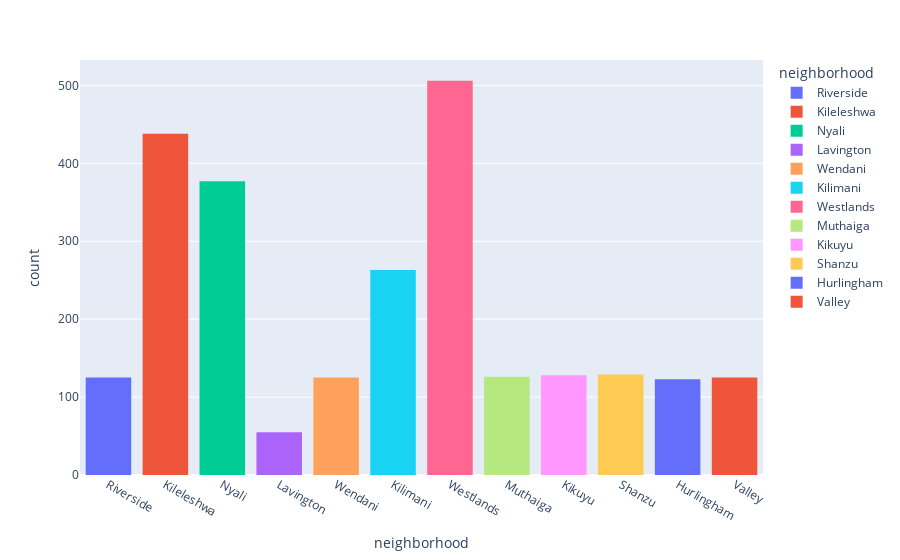

The cell this chart's notebook holds for it:
### Code cell
fig = px.histogram(apartments_copy, x="neighborhood", color="neighborhood")
fig.show()

### Figure 1 — Plotly figure (JSON) as saved in the notebook; plotly's stock layout.template omitted (floating-point values rounded to 4 significant figures; data arrays with more than 128 entries replaced by an {"elided": "..."} marker saying what was removed)
{"data": [{"alignmentgroup": "True", "bingroup": "x", "hovertemplate": "neighborhood=%{x}<br>count=%{y}<extra></extra>", "legendgroup": "Riverside", "marker": {"color": "#636efa", "pattern": {"shape": ""}}, "name": "Riverside", "offsetgroup": "Riverside", "orientation": "v", "showlegend": true, "type": "histogram", "x": ["Riverside", "Riverside", "Riverside", "Riverside", "Riverside", "Riverside", "Riverside", "Riverside", "Riverside", "Riverside", "Riverside", "Riverside", "Riverside", "Riverside", "Riverside", "Riverside", "Riverside", "Riverside", "Riverside", "Riverside", "Riverside", "Riverside", "Riverside", "Riverside", "Riverside", "Riverside", "Riverside", "Riverside", "Riverside", "Riverside", "Riverside", "Riverside", "Riverside", "Riverside", "Riverside", "Riverside", "Riverside", "Riverside", "Riverside", "Riverside", "Riverside", "Riverside", "Riverside", "Riverside", "Riverside", "Riverside", "Riverside", "Riverside", "Riverside", "Riverside", "Riverside", "Riverside", "Riverside", "Riverside", "Riverside", "Riverside", "Riverside", "Riverside", "Riverside", "Riverside", "Riverside", "Riverside", "Riverside", "Riverside", "Riverside", "Riverside", "Riverside", "Riverside", "Riverside", "Riverside", "Riverside", "Riverside", "Riverside", "Riverside", "Riverside", "Riverside", "Riverside", "Riverside", "Riverside", "Riverside", "Riverside", "Riverside", "Riverside", "Riverside", "Riverside", "Riverside", "Riverside", "Riverside", "Riverside", "Riverside", "Riverside", "Riverside", "Riverside", "Riverside", "Riverside", "Riverside", "Riverside", "Riverside", "Riverside", "Riverside", "Riverside", "Riverside", "Riverside", "Riverside", "Riverside", "Riverside", "Riverside", "Riverside", "Riverside", "Riverside", "Riverside", "Riverside", "Riverside", "Riverside", "Riverside", "Riverside", "Riverside", "Riverside", "Riverside", "Riverside", "Riverside", "Riverside", "Riverside", "Riverside", "Riverside"], "xaxis": "x", "yaxis": "y"}, {"alignmentgroup": "True", "bingroup": "x", "hovertemplate": "neighborhood=%{x}<br>count=%{y}<extra></extra>", "legendgroup": "Kileleshwa", "marker": {"color": "#EF553B", "pattern": {"shape": ""}}, "name": "Kileleshwa", "offsetgroup": "Kileleshwa", "orientation": "v", "showlegend": true, "type": "histogram", "x": {"elided": "438 str values"}, "xaxis": "x", "yaxis": "y"}, {"alignmentgroup": "True", "bingroup": "x", "hovertemplate": "neighborhood=%{x}<br>count=%{y}<extra></extra>", "legendgroup": "Nyali", "marker": {"color": "#00cc96", "pattern": {"shape": ""}}, "name": "Nyali", "offsetgroup": "Nyali", "orientation": "v", "showlegend": true, "type": "histogram", "x": {"elided": "377 str values"}, "xaxis": "x", "yaxis": "y"}, {"alignmentgroup": "True", "bingroup": "x", "hovertemplate": "neighborhood=%{x}<br>count=%{y}<extra></extra>", "legendgroup": "Lavington", "marker": {"color": "#ab63fa", "pattern": {"shape": ""}}, "name": "Lavington", "offsetgroup": "Lavington", "orientation": "v", "showlegend": true, "type": "histogram", "x": ["Lavington", "Lavington", "Lavington", "Lavington", "Lavington", "Lavington", "Lavington", "Lavington", "Lavington", "Lavington", "Lavington", "Lavington", "Lavington", "Lavington", "Lavington", "Lavington", "Lavington", "Lavington", "Lavington", "Lavington", "Lavington", "Lavington", "Lavington", "Lavington", "Lavington", "Lavington", "Lavington", "Lavington", "Lavington", "Lavington", "Lavington", "Lavington", "Lavington", "Lavington", "Lavington", "Lavington", "Lavington", "Lavington", "Lavington", "Lavington", "Lavington", "Lavington", "Lavington", "Lavington", "Lavington", "Lavington", "Lavington", "Lavington", "Lavington", "Lavington", "Lavington", "Lavington", "Lavington", "Lavington", "Lavington"], "xaxis": "x", "yaxis": "y"}, {"alignmentgroup": "True", "bingroup": "x", "hovertemplate": "neighborhood=%{x}<br>count=%{y}<extra></extra>", "legendgroup": "Wendani", "marker": {"color": "#FFA15A", "pattern": {"shape": ""}}, "name": "Wendani", "offsetgroup": "Wendani", "orientation": "v", "showlegend": true, "type": "histogram", "x": ["Wendani", "Wendani", "Wendani", "Wendani", "Wendani", "Wendani", "Wendani", "Wendani", "Wendani", "Wendani", "Wendani", "Wendani", "Wendani", "Wendani", "Wendani", "Wendani", "Wendani", "Wendani", "Wendani", "Wendani", "Wendani", "Wendani", "Wendani", "Wendani", "Wendani", "Wendani", "Wendani", "Wendani", "Wendani", "Wendani", "Wendani", "Wendani", "Wendani", "Wendani", "Wendani", "Wendani", "Wendani", "Wendani", "Wendani", "Wendani", "Wendani", "Wendani", "Wendani", "Wendani", "Wendani", "Wendani", "Wendani", "Wendani", "Wendani", "Wendani", "Wendani", "Wendani", "Wendani", "Wendani", "Wendani", "Wendani", "Wendani", "Wendani", "Wendani", "Wendani", "Wendani", "Wendani", "Wendani", "Wendani", "Wendani", "Wendani", "Wendani", "Wendani", "Wendani", "Wendani", "Wendani", "Wendani", "Wendani", "Wendani", "Wendani", "Wendani", "Wendani", "Wendani", "Wendani", "Wendani", "Wendani", "Wendani", "Wendani", "Wendani", "Wendani", "Wendani", "Wendani", "Wendani", "Wendani", "Wendani", "Wendani", "Wendani", "Wendani", "Wendani", "Wendani", "Wendani", "Wendani", "Wendani", "Wendani", "Wendani", "Wendani", "Wendani", "Wendani", "Wendani", "Wendani", "Wendani", "Wendani", "Wendani", "Wendani", "Wendani", "Wendani", "Wendani", "Wendani", "Wendani", "Wendani", "Wendani", "Wendani", "Wendani", "Wendani", "Wendani", "Wendani", "Wendani", "Wendani", "Wendani", "Wendani"], "xaxis": "x", "yaxis": "y"}, {"alignmentgroup": "True", "bingroup": "x", "hovertemplate": "neighborhood=%{x}<br>count=%{y}<extra></extra>", "legendgroup": "Kilimani", "marker": {"color": "#19d3f3", "pattern": {"shape": ""}}, "name": "Kilimani", "offsetgroup": "Kilimani", "orientation": "v", "showlegend": true, "type": "histogram", "x": {"elided": "263 str values"}, "xaxis": "x", "yaxis": "y"}, {"alignmentgroup": "True", "bingroup": "x", "hovertemplate": "neighborhood=%{x}<br>count=%{y}<extra></extra>", "legendgroup": "Westlands", "marker": {"color": "#FF6692", "pattern": {"shape": ""}}, "name": "Westlands", "offsetgroup": "Westlands", "orientation": "v", "showlegend": true, "type": "histogram", "x": {"elided": "506 str values"}, "xaxis": "x", "yaxis": "y"}, {"alignmentgroup": "True", "bingroup": "x", "hovertemplate": "neighborhood=%{x}<br>count=%{y}<extra></extra>", "legendgroup": "Muthaiga", "marker": {"color": "#B6E880", "pattern": {"shape": ""}}, "name": "Muthaiga", "offsetgroup": "Muthaiga", "orientation": "v", "showlegend": true, "type": "histogram", "x": ["Muthaiga", "Muthaiga", "Muthaiga", "Muthaiga", "Muthaiga", "Muthaiga", "Muthaiga", "Muthaiga", "Muthaiga", "Muthaiga", "Muthaiga", "Muthaiga", "Muthaiga", "Muthaiga", "Muthaiga", "Muthaiga", "Muthaiga", "Muthaiga", "Muthaiga", "Muthaiga", "Muthaiga", "Muthaiga", "Muthaiga", "Muthaiga", "Muthaiga", "Muthaiga", "Muthaiga", "Muthaiga", "Muthaiga", "Muthaiga", "Muthaiga", "Muthaiga", "Muthaiga", "Muthaiga", "Muthaiga", "Muthaiga", "Muthaiga", "Muthaiga", "Muthaiga", "Muthaiga", "Muthaiga", "Muthaiga", "Muthaiga", "Muthaiga", "Muthaiga", "Muthaiga", "Muthaiga", "Muthaiga", "Muthaiga", "Muthaiga", "Muthaiga", "Muthaiga", "Muthaiga", "Muthaiga", "Muthaiga", "Muthaiga", "Muthaiga", "Muthaiga", "Muthaiga", "Muthaiga", "Muthaiga", "Muthaiga", "Muthaiga", "Muthaiga", "Muthaiga", "Muthaiga", "Muthaiga", "Muthaiga", "Muthaiga", "Muthaiga", "Muthaiga", "Muthaiga", "Muthaiga", "Muthaiga", "Muthaiga", "Muthaiga", "Muthaiga", "Muthaiga", "Muthaiga", "Muthaiga", "Muthaiga", "Muthaiga", "Muthaiga", "Muthaiga", "Muthaiga", "Muthaiga", "Muthaiga", "Muthaiga", "Muthaiga", "Muthaiga", "Muthaiga", "Muthaiga", "Muthaiga", "Muthaiga", "Muthaiga", "Muthaiga", "Muthaiga", "Muthaiga", "Muthaiga", "Muthaiga", "Muthaiga", "Muthaiga", "Muthaiga", "Muthaiga", "Muthaiga", "Muthaiga", "Muthaiga", "Muthaiga", "Muthaiga", "Muthaiga", "Muthaiga", "Muthaiga", "Muthaiga", "Muthaiga", "Muthaiga", "Muthaiga", "Muthaiga", "Muthaiga", "Muthaiga", "Muthaiga", "Muthaiga", "Muthaiga", "Muthaiga", "Muthaiga", "Muthaiga", "Muthaiga"], "xaxis": "x", "yaxis": "y"}, {"alignmentgroup": "True", "bingroup": "x", "hovertemplate": "neighborhood=%{x}<br>count=%{y}<extra></extra>", "legendgroup": "Kikuyu", "marker": {"color": "#FF97FF", "pattern": {"shape": ""}}, "name": "Kikuyu", "offsetgroup": "Kikuyu", "orientation": "v", "showlegend": true, "type": "histogram", "x": ["Kikuyu", "Kikuyu", "Kikuyu", "Kikuyu", "Kikuyu", "Kikuyu", "Kikuyu", "Kikuyu", "Kikuyu", "Kikuyu", "Kikuyu", "Kikuyu", "Kikuyu", "Kikuyu", "Kikuyu", "Kikuyu", "Kikuyu", "Kikuyu", "Kikuyu", "Kikuyu", "Kikuyu", "Kikuyu", "Kikuyu", "Kikuyu", "Kikuyu", "Kikuyu", "Kikuyu", "Kikuyu", "Kikuyu", "Kikuyu", "Kikuyu", "Kikuyu", "Kikuyu", "Kikuyu", "Kikuyu", "Kikuyu", "Kikuyu", "Kikuyu", "Kikuyu", "Kikuyu", "Kikuyu", "Kikuyu", "Kikuyu", "Kikuyu", "Kikuyu", "Kikuyu", "Kikuyu", "Kikuyu", "Kikuyu", "Kikuyu", "Kikuyu", "Kikuyu", "Kikuyu", "Kikuyu", "Kikuyu", "Kikuyu", "Kikuyu", "Kikuyu", "Kikuyu", "Kikuyu", "Kikuyu", "Kikuyu", "Kikuyu", "Kikuyu", "Kikuyu", "Kikuyu", "Kikuyu", "Kikuyu", "Kikuyu", "Kikuyu", "Kikuyu", "Kikuyu", "Kikuyu", "Kikuyu", "Kikuyu", "Kikuyu", "Kikuyu", "Kikuyu", "Kikuyu", "Kikuyu", "Kikuyu", "Kikuyu", "Kikuyu", "Kikuyu", "Kikuyu", "Kikuyu", "Kikuyu", "Kikuyu", "Kikuyu", "Kikuyu", "Kikuyu", "Kikuyu", "Kikuyu", "Kikuyu", "Kikuyu", "Kikuyu", "Kikuyu", "Kikuyu", "Kikuyu", "Kikuyu", "Kikuyu", "Kikuyu", "Kikuyu", "Kikuyu", "Kikuyu", "Kikuyu", "Kikuyu", "Kikuyu", "Kikuyu", "Kikuyu", "Kikuyu", "Kikuyu", "Kikuyu", "Kikuyu", "Kikuyu", "Kikuyu", "Kikuyu", "Kikuyu", "Kikuyu", "Kikuyu", "Kikuyu", "Kikuyu", "Kikuyu", "Kikuyu", "Kikuyu", "Kikuyu", "Kikuyu", "Kikuyu"], "xaxis": "x", "yaxis": "y"}, {"alignmentgroup": "True", "bingroup": "x", "hovertemplate": "neighborhood=%{x}<br>count=%{y}<extra></extra>", "legendgroup": "Shanzu", "marker": {"color": "#FECB52", "pattern": {"shape": ""}}, "name": "Shanzu", "offsetgroup": "Shanzu", "orientation": "v", "showlegend": true, "type": "histogram", "x": {"elided": "129 str values"}, "xaxis": "x", "yaxis": "y"}, {"alignmentgroup": "True", "bingroup": "x", "hovertemplate": "neighborhood=%{x}<br>count=%{y}<extra></extra>", "legendgroup": "Hurlingham", "marker": {"color": "#636efa", "pattern": {"shape": ""}}, "name": "Hurlingham", "offsetgroup": "Hurlingham", "orientation": "v", "showlegend": true, "type": "histogram", "x": ["Hurlingham", "Hurlingham", "Hurlingham", "Hurlingham", "Hurlingham", "Hurlingham", "Hurlingham", "Hurlingham", "Hurlingham", "Hurlingham", "Hurlingham", "Hurlingham", "Hurlingham", "Hurlingham", "Hurlingham", "Hurlingham", "Hurlingham", "Hurlingham", "Hurlingham", "Hurlingham", "Hurlingham", "Hurlingham", "Hurlingham", "Hurlingham", "Hurlingham", "Hurlingham", "Hurlingham", "Hurlingham", "Hurlingham", "Hurlingham", "Hurlingham", "Hurlingham", "Hurlingham", "Hurlingham", "Hurlingham", "Hurlingham", "Hurlingham", "Hurlingham", "Hurlingham", "Hurlingham", "Hurlingham", "Hurlingham", "Hurlingham", "Hurlingham", "Hurlingham", "Hurlingham", "Hurlingham", "Hurlingham", "Hurlingham", "Hurlingham", "Hurlingham", "Hurlingham", "Hurlingham", "Hurlingham", "Hurlingham", "Hurlingham", "Hurlingham", "Hurlingham", "Hurlingham", "Hurlingham", "Hurlingham", "Hurlingham", "Hurlingham", "Hurlingham", "Hurlingham", "Hurlingham", "Hurlingham", "Hurlingham", "Hurlingham", "Hurlingham", "Hurlingham", "Hurlingham", "Hurlingham", "Hurlingham", "Hurlingham", "Hurlingham", "Hurlingham", "Hurlingham", "Hurlingham", "Hurlingham", "Hurlingham", "Hurlingham", "Hurlingham", "Hurlingham", "Hurlingham", "Hurlingham", "Hurlingham", "Hurlingham", "Hurlingham", "Hurlingham", "Hurlingham", "Hurlingham", "Hurlingham", "Hurlingham", "Hurlingham", "Hurlingham", "Hurlingham", "Hurlingham", "Hurlingham", "Hurlingham", "Hurlingham", "Hurlingham", "Hurlingham", "Hurlingham", "Hurlingham", "Hurlingham", "Hurlingham", "Hurlingham", "Hurlingham", "Hurlingham", "Hurlingham", "Hurlingham", "Hurlingham", "Hurlingham", "Hurlingham", "Hurlingham", "Hurlingham", "Hurlingham", "Hurlingham", "Hurlingham", "Hurlingham", "Hurlingham", "Hurlingham"], "xaxis": "x", "yaxis": "y"}, {"alignmentgroup": "True", "bingroup": "x", "hovertemplate": "neighborhood=%{x}<br>count=%{y}<extra></extra>", "legendgroup": "Valley", "marker": {"color": "#EF553B", "pattern": {"shape": ""}}, "name": "Valley", "offsetgroup": "Valley", "orientation": "v", "showlegend": true, "type": "histogram", "x": ["Valley", "Valley", "Valley", "Valley", "Valley", "Valley", "Valley", "Valley", "Valley", "Valley", "Valley", "Valley", "Valley", "Valley", "Valley", "Valley", "Valley", "Valley", "Valley", "Valley", "Valley", "Valley", "Valley", "Valley", "Valley", "Valley", "Valley", "Valley", "Valley", "Valley", "Valley", "Valley", "Valley", "Valley", "Valley", "Valley", "Valley", "Valley", "Valley", "Valley", "Valley", "Valley", "Valley", "Valley", "Valley", "Valley", "Valley", "Valley", "Valley", "Valley", "Valley", "Valley", "Valley", "Valley", "Valley", "Valley", "Valley", "Valley", "Valley", "Valley", "Valley", "Valley", "Valley", "Valley", "Valley", "Valley", "Valley", "Valley", "Valley", "Valley", "Valley", "Valley", "Valley", "Valley", "Valley", "Valley", "Valley", "Valley", "Valley", "Valley", "Valley", "Valley", "Valley", "Valley", "Valley", "Valley", "Valley", "Valley", "Valley", "Valley", "Valley", "Valley", "Valley", "Valley", "Valley", "Valley", "Valley", "Valley", "Valley", "Valley", "Valley", "Valley", "Valley", "Valley", "Valley", "Valley", "Valley", "Valley", "Valley", "Valley", "Valley", "Valley", "Valley", "Valley", "Valley", "Valley", "Valley", "Valley", "Valley", "Valley", "Valley", "Valley", "Valley", "Valley", "Valley"], "xaxis": "x", "yaxis": "y"}], "layout": {"barmode": "relative", "legend": {"title": {"text": "neighborhood"}, "tracegroupgap": 0}, "margin": {"t": 60}, "xaxis": {"anchor": "y", "categoryarray": ["Riverside", "Kileleshwa", "Nyali", "Lavington", "Wendani", "Kilimani", "Westlands", "Muthaiga", "Kikuyu", "Shanzu", "Hurlingham", "Valley"], "categoryorder": "array", "domain": [0, 1], "title": {"text": "neighborhood"}}, "yaxis": {"anchor": "x", "domain": [0, 1], "title": {"text": "count"}}}}
